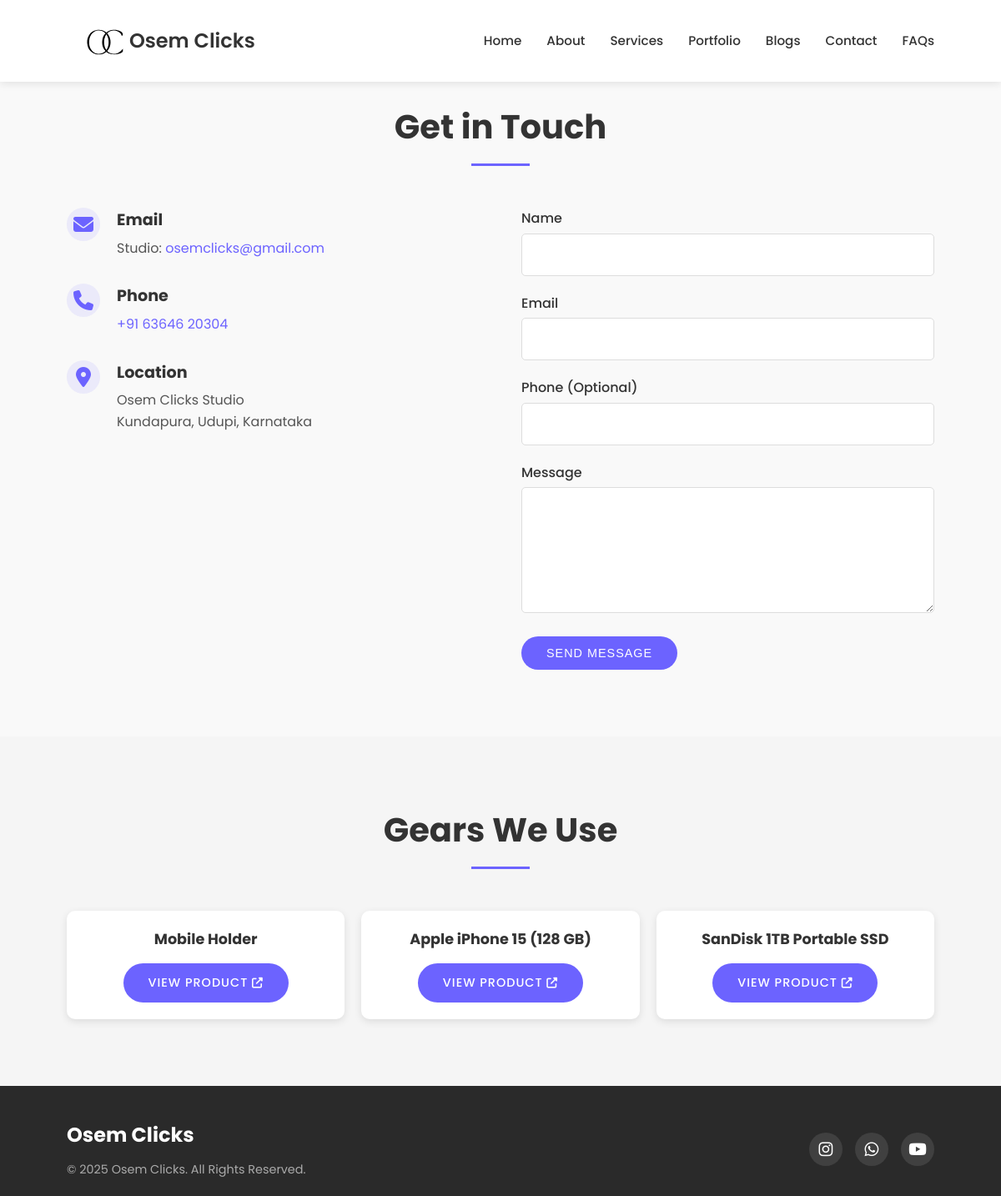
The page /contact.php on the database its author committed.
### tables this page shows
CREATE TABLE `gears` (
  `id` INT AUTO_INCREMENT PRIMARY KEY,
  `name` VARCHAR(255) NOT NULL,
  `image_url` VARCHAR(500),
  `affiliate_link` VARCHAR(500),
  `display_order` INT DEFAULT 0,
  `created_at` TIMESTAMP DEFAULT CURRENT_TIMESTAMP
);

### includes/functions.php (called while the page is built, shortened)
<?php
function asset_url($path) {
    $path = ltrim($path, '/');
    return BASE_URL . '/' . $path;
}

### contact.php (the view, shortened to what this page needs)
<?php
$db = new Database();
$conn = $db->getConnection();
try {
    $stmt = $conn->query("SELECT * FROM gears ORDER BY display_order, name");
    $gears = $stmt->fetchAll();
} catch (PDOException $e) {
    $gears = [];
}
?>
<!DOCTYPE html>
<html lang="en">
<head>
    <link rel="stylesheet" href="<?php echo asset_url('css/style.css'); ?>">
    <link rel="stylesheet" href="https://cdnjs.cloudflare.com/ajax/libs/font-awesome/6.4.0/css/all.min.css">
</head>
<body>
    <?php include 'includes/header.php'; ?>
    <section id="contact" class="contact" style="padding-top: 120px;">
        <div class="container">
            <h2 class="section-title">Get in Touch</h2>
            <div class="contact-content">
                <div class="contact-info">
                    <div class="info-item">
                        <i class="fas fa-envelope"></i>
                        <div>
                            <h3>Email</h3>
                            <p>Studio: <a href="mailto:osemclicks@gmail.com">osemclicks@gmail.com</a></p>
                        </div>
                    </div>
                    <div class="info-item">
                        <i class="fas fa-phone"></i>
                        <div>
                            <h3>Phone</h3>
                            <p><a href="tel:+916364620304">+91 63646 20304</a></p>
                        </div>
                    </div>
                    <div class="info-item">
                        <i class="fas fa-map-marker-alt"></i>
                        <div>
                            <h3>Location</h3>
                            <p>Osem Clicks Studio</p>
                            <p>Kundapura, Udupi, Karnataka</p>
                        </div>
                    </div>
                </div>
                <div class="contact-form">
                    <form id="contactForm">
                        <div class="form-group">
                            <label for="name">Name</label>
                            <input type="text" id="name" name="name" required>
                        </div>
                        <div class="form-group">
                            <label for="email">Email</label>
                            <input type="email" id="email" name="email" required>
                        </div>
                        <div class="form-group">
                            <label for="phone">Phone (Optional)</label>
                            <input type="tel" id="phone" name="phone">
                        </div>
                        <div class="form-group">
                            <label for="message">Message</label>
                            <textarea id="message" name="message" rows="5" required></textarea>
                        </div>
                        <button type="submit" class="btn">Send Message</button>
                    </form>
                </div>
            </div>
        </div>
    </section>
    <?php if (count($gears) > 0): ?>
        <section class="support" style="background: #f5f5f5;">
            <div class="container">
                <h2 class="section-title">Gears We Use</h2>
                <div style="display: grid; grid-template-columns: repeat(auto-fit, minmax(250px, 1fr)); gap: 20px; margin-top: 30px;">
                    <?php foreach ($gears as $gear): ?>
                        <div style="background: #fff; padding: 20px; border-radius: 10px; text-align: center; box-shadow: 0 3px 10px rgba(0,0,0,0.1);">
                            <h3 style="margin-bottom: 15px; font-size: 1.1rem;"><?php echo htmlspecialchars($gear['name']); ?></h3>
                            <?php if (!empty($gear['affiliate_link'])): ?>
                                <a href="<?php echo htmlspecialchars($gear['affiliate_link']); ?>" target="_blank" class="btn" style="font-size: 0.9rem;">
                                    View Product <i class="fas fa-external-link-alt" style="font-size: 0.8rem;"></i>
                                </a>
                            <?php endif; ?>
                        </div>
                    <?php endforeach; ?>
                </div>
            </div>
        </section>
    <?php endif; ?>
    <?php include 'includes/footer.php'; ?>
</body>
</html>

### css/style.css (style rules this page uses)
* { margin: 0; padding: 0; box-sizing: border-box; }
html { scroll-behavior: smooth; }
body { font-family: 'Poppins', sans-serif; line-height: 1.6; color: #333; background-color: #f9f9f9; }
.container { width: 90%; max-width: 1200px; margin: 0 auto; padding: 0 20px; }
a { text-decoration: none; color: #333; transition: color 0.3s ease; }
.section-title { text-align: center; font-size: 2.5rem; margin-bottom: 50px; position: relative; padding-bottom: 15px; }
.section-title::after { content: ''; position: absolute; bottom: 0; left: 50%; transform: translateX(-50%); width: 70px; height: 3px; background-color: #6c63ff; }
section { padding: 80px 0; }
.btn { display: inline-block; background-color: #6c63ff; color: #fff; padding: 12px 30px; border-radius: 30px; text-transform: uppercase; font-weight: 500; font-size: 0.9rem; letter-spacing: 1px; transition: all 0.3s ease; border: none; cursor: pointer; }
.support { text-align: center; background-color: #fff; }
.contact { background-color: #f9f9f9; }
.contact-content { display: flex; gap: 50px; }
.contact-info, .contact-form { flex: 1; }
.info-item { display: flex; margin-bottom: 30px; }
.info-item i { font-size: 1.5rem; color: #6c63ff; margin-right: 20px; width: 40px; height: 40px; background-color: rgba(108, 99, 255, 0.1); border-radius: 50%; display: flex; align-items: center; justify-content: center; }
.info-item h3 { margin-bottom: 5px; font-size: 1.2rem; }
.info-item p { color: #555; }
.info-item a { color: #6c63ff; }
.form-group { margin-bottom: 20px; }
label { display: block; margin-bottom: 5px; font-weight: 500; }
input, textarea { width: 100%; padding: 12px; border: 1px solid #ddd; border-radius: 5px; font-family: 'Poppins', sans-serif; font-size: 1rem; transition: border-color 0.3s ease; }

### rows shown on the page
gears: name "Mobile Holder"
gears: name "Apple iPhone 15 (128 GB)"
gears: name "SanDisk 1TB Portable SSD"
